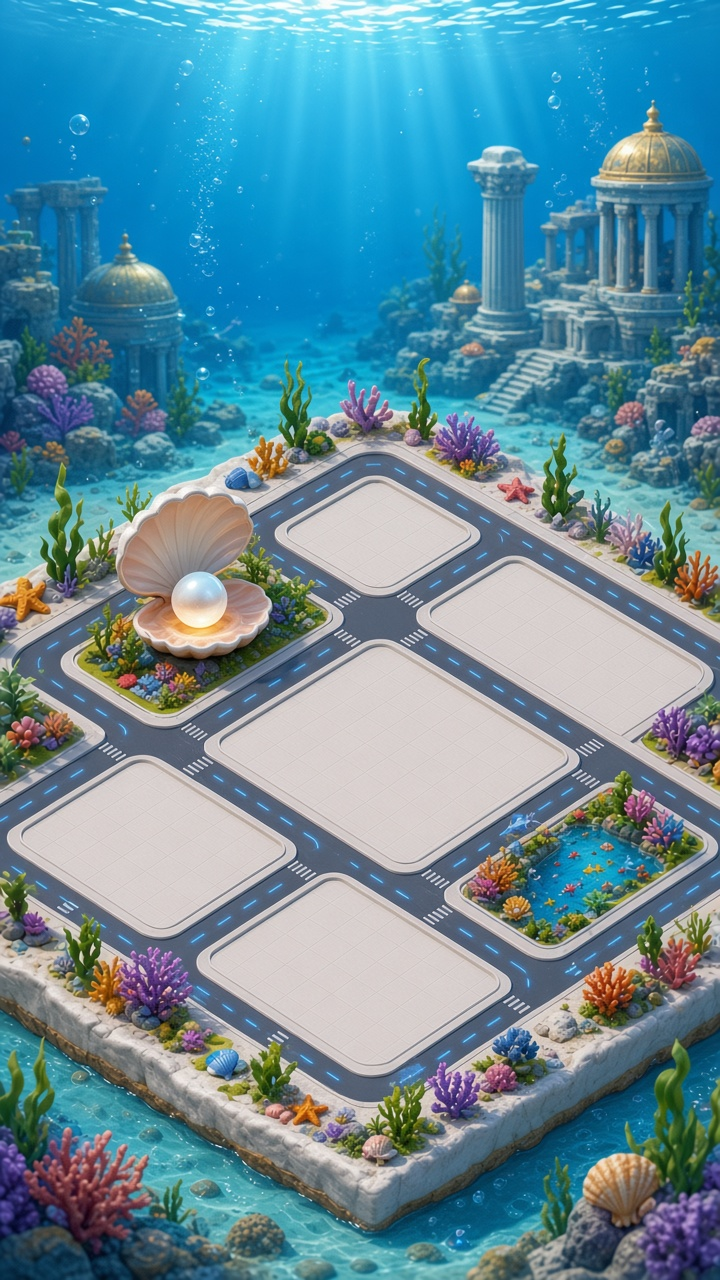
#> input picture game/assets/source/g8_atlantida_base/g8_atlantida_base_v01.jpeg, 720 x 1280 px
$ python find_lots.py ../../game/assets/source/g8_atlantida_base/g8_atlantida_base_v01.jpeg
#> lines starting #> are read from the running program, lines starting #| are printed output that depends on the picture; after the words box and inside, x2 and y2 are one past the last pixel; in counts of white or black regions, pixels touching at a corner belong together
#!/usr/bin/env python3
"""Acha os lotes vazios (praças de concreto claro) num cenário de mapa e imprime o ponto de
apoio de cada um em coordenadas da resolução base 720×1280.

    python3 tools/art/find_lots.py game/assets/optimized/industrial_base.jpg [--debug saida.png]

Concreto = pixels claros e pouco saturados; componentes conexos grandes viram lotes. O ponto de
apoio fica entre o centro e a ponta de baixo do losango (como os lotes ajustados à mão).
"""
import sys
from collections import deque

import numpy as np
from PIL import Image, ImageDraw


def main() -> None:
    path = sys.argv[1]
    im = Image.open(path).convert("RGB")
#> im is the input picture: PIL image 720x1280 RGB; mean R, G, B 100.4, 141.1, 155.9
    w, h = im.size
#> w = 720; h = 1280
    a = np.asarray(im).astype(int)
    r, g, b = a[..., 0], a[..., 1], a[..., 2]
    mx, mn = a.max(-1), a.min(-1)
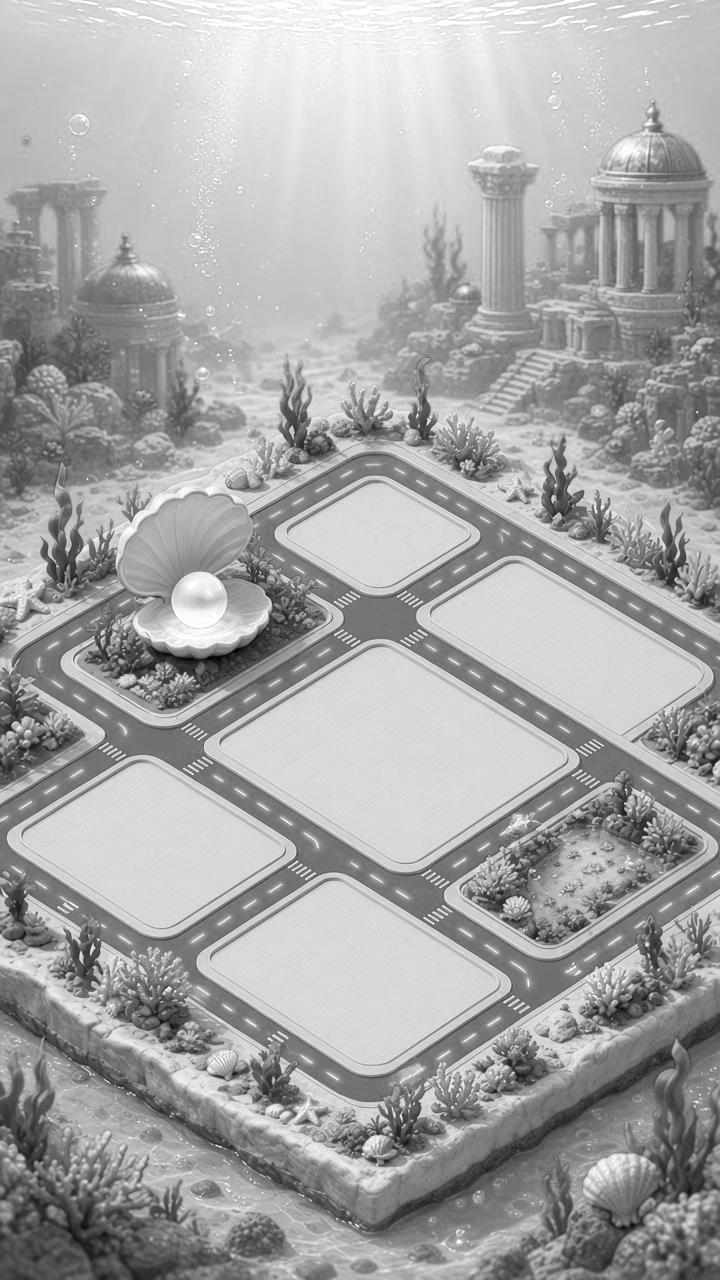
#> mx: shape (1280, 720) int64; min 1, max 255, mean 165.4
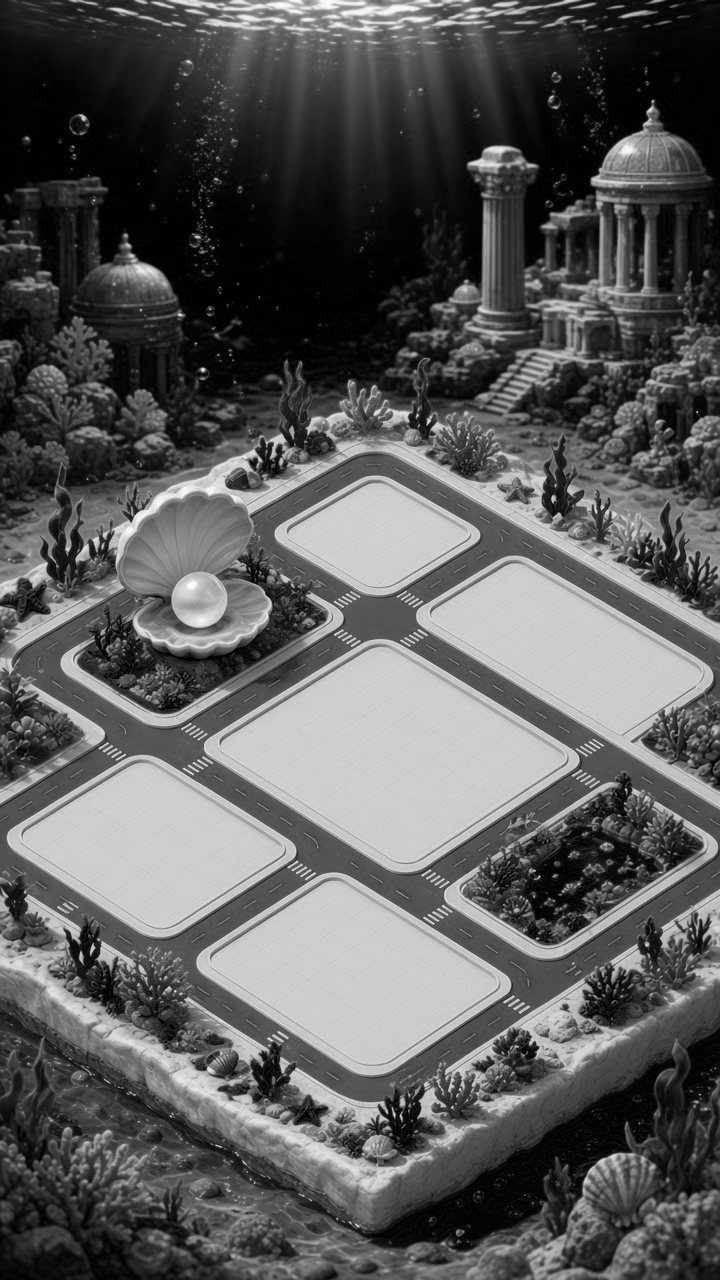
#> mn: shape (1280, 720) int64; min 0, max 255, mean 91.5
    mask = (mx > 165) & (mx - mn < 40) & (r >= b - 5)
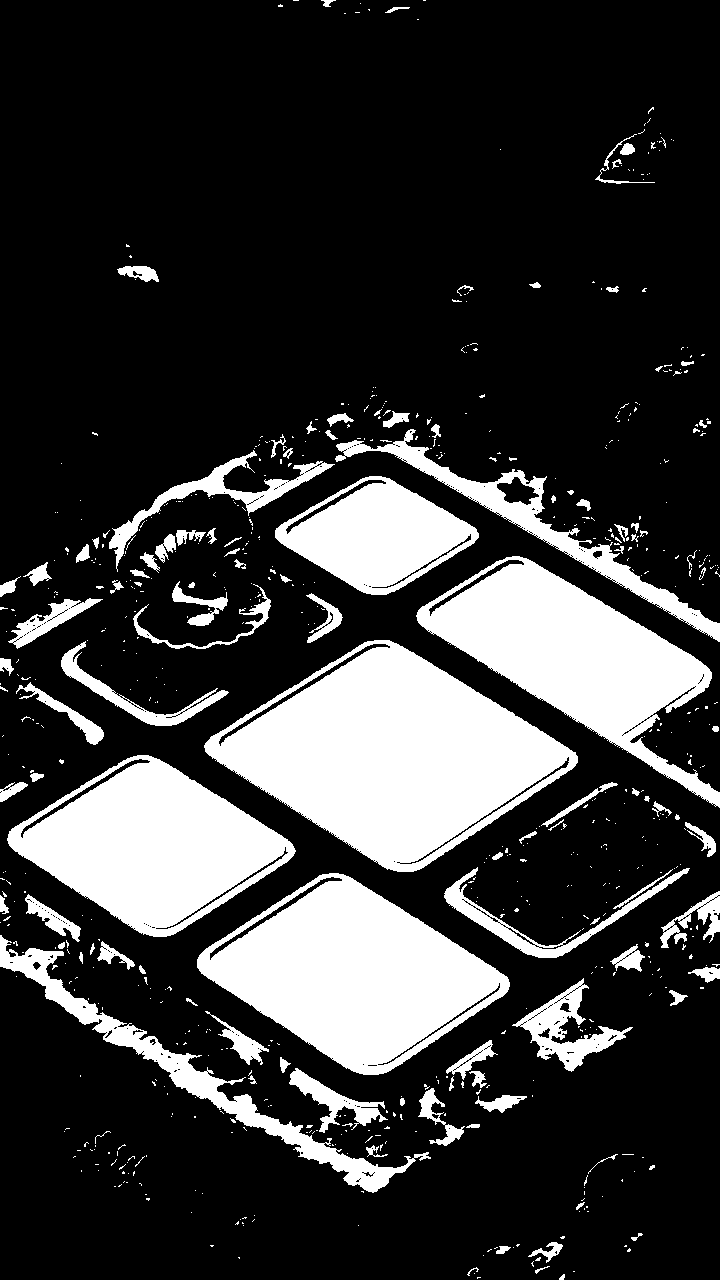
#> mask: shape (1280, 720) bool; 22.2% white; 694 white regions (582 under 20 px), largest, box (x1, y1, x2, y2) and area: (204, 640, 578, 872) 46950, (197, 873, 510, 1075) 34807, (7, 755, 296, 937) 29060
    seen = np.zeros_like(mask)
    comps = []
    for y0 in range(0, h, 3):
        for x0 in range(0, w, 3):
            if not mask[y0, x0] or seen[y0, x0]:
                continue
            q = deque([(y0, x0)])
            seen[y0, x0] = True
            pts = []
            while q:
                y, x = q.popleft()
                pts.append((y, x))
                for dy, dx in ((1, 0), (-1, 0), (0, 1), (0, -1)):
                    ny, nx = y + dy, x + dx
                    if 0 <= ny < h and 0 <= nx < w and mask[ny, nx] and not seen[ny, nx]:
                        seen[ny, nx] = True
                        q.append((ny, nx))
            if len(pts) > w * h * 0.006:
                comps.append(np.array(pts))
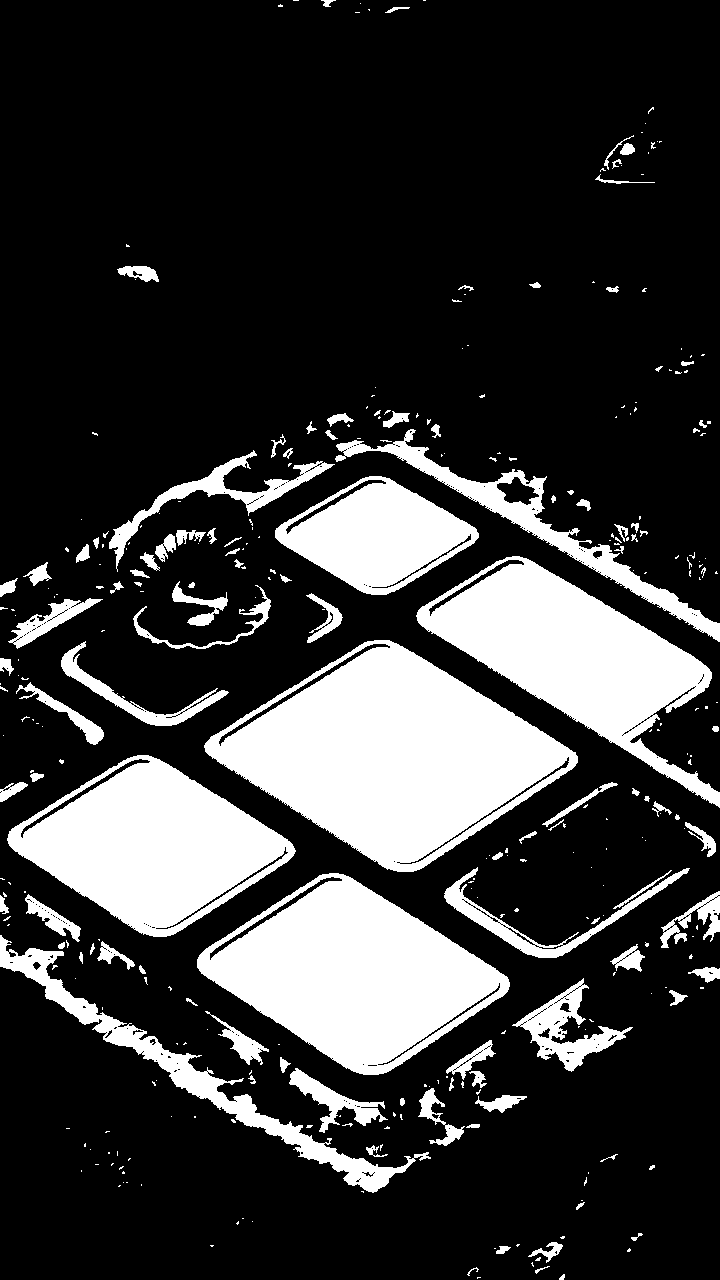
#> seen: shape (1280, 720) bool; 22.1% white; 337 white regions (226 under 20 px), largest, box (x1, y1, x2, y2) and area: (204, 640, 578, 872) 46935, (197, 873, 510, 1075) 34806, (7, 755, 296, 937) 29058
    sx, sy = 720 / w, 1280 / h
#> sx = 1; sy = 1
    lots = []
    for c in comps:
        ys, xs = c[:, 0], c[:, 1]
        cy, cx = ys.mean(), xs.mean()
        bottom = np.percentile(ys, 97)
        lots.append((cx * sx, (cy + (bottom - cy) * 0.75) * sy, len(c)))
    lots.sort(key=lambda p: (round(p[1] / 60), p[0]))
    for x, y, n in lots:
        print(f"Vector2({x:.0f}, {y:.0f})  # área {n}")
    if "--debug" in sys.argv:
        out = sys.argv[sys.argv.index("--debug") + 1]
        dbg = im.copy()
        d = ImageDraw.Draw(dbg)
        for x, y, _ in lots:
            d.ellipse((x / sx - 12, y / sy - 12, x / sx + 12, y / sy + 12), fill="red")
        dbg.save(out)


if __name__ == "__main__":
    main()
